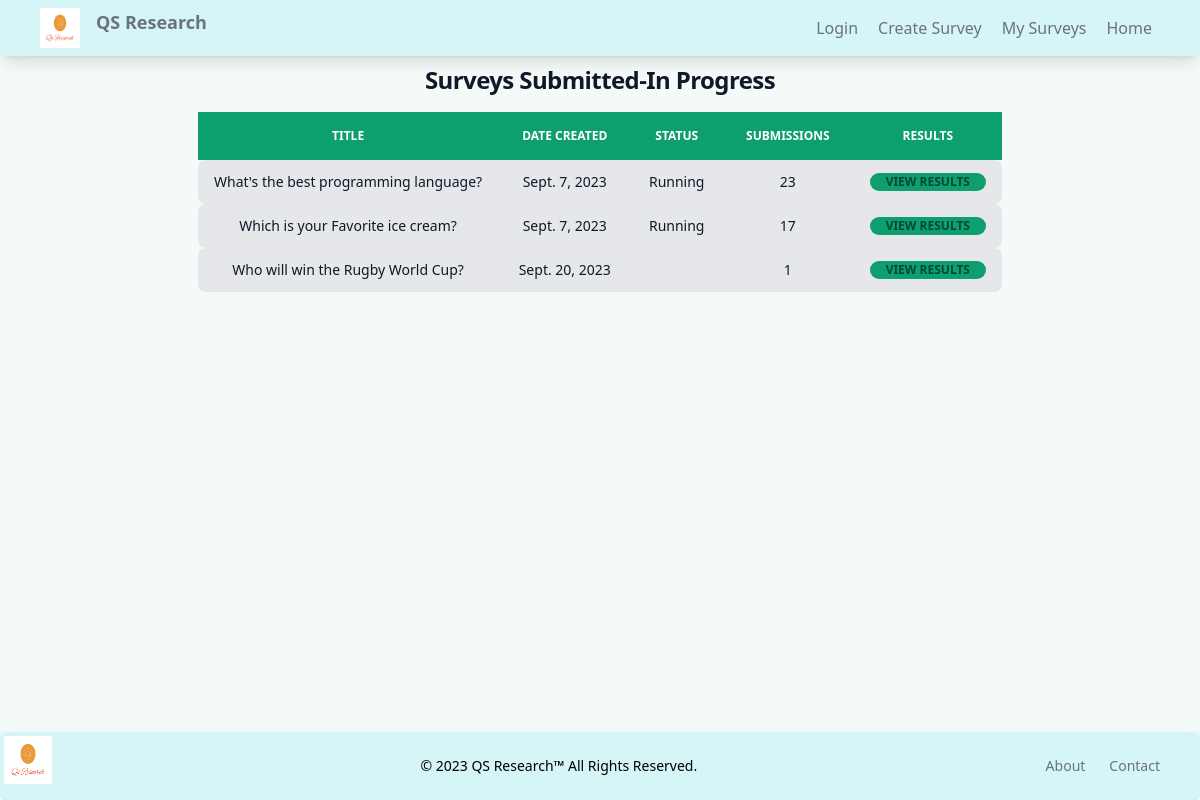
Before: /submissions/ with the older database file.
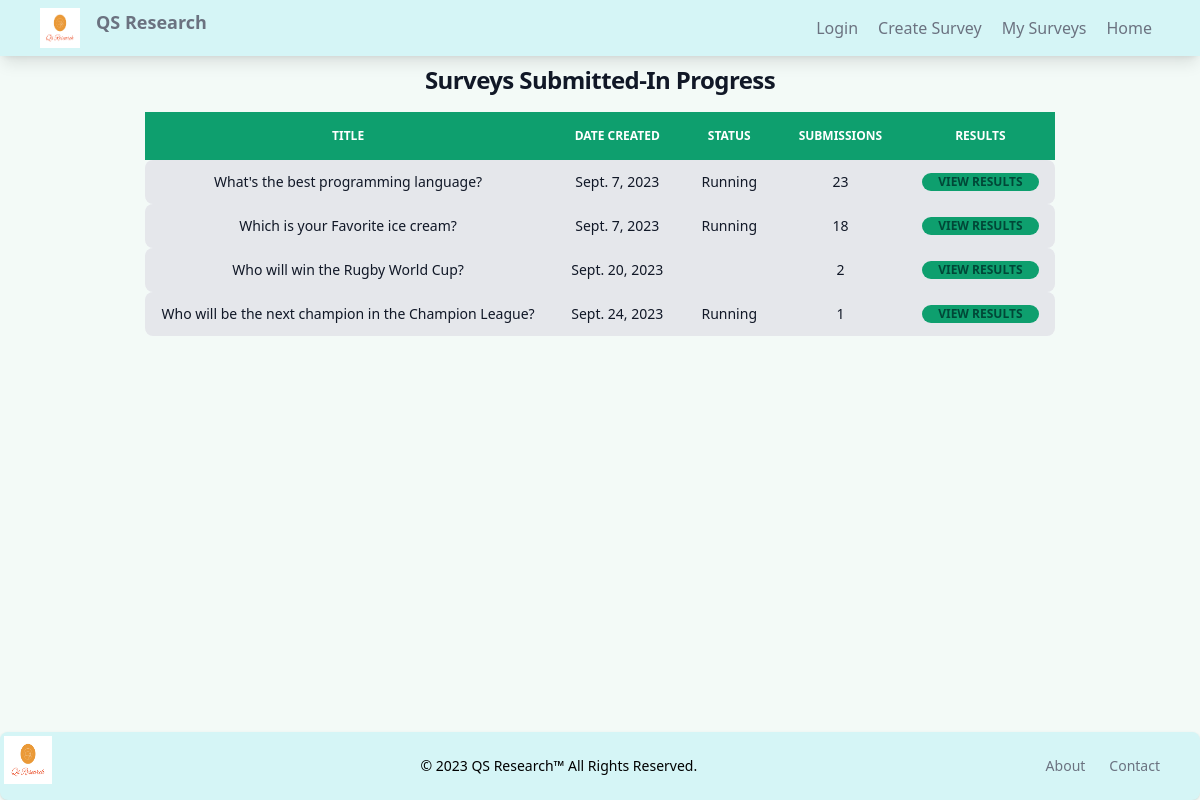
After: the same page with the newer database file.
### surveyapp/models.py (models this page shows, shortened)
class Survey(models.Model):
    STATUSES = [
        ('Pending', 'Pending'),
        ('Running', 'Running'),
        ('Finished', 'Finished')
    ]
    id = models.IntegerField(primary_key=True)
    date = models.DateField()
    topic = models.CharField(max_length=50, default='hola')
    question = models.CharField(max_length=200)
    creator = models.CharField(max_length=100)
    submissions = models.IntegerField(default=0)
    status = models.CharField(max_length=15, choices=STATUSES, default='Pending')

### surveyapp/views.py (the view)
# urls.py: path('submissions/', views.Submissions, name='submissions'),
def Submissions(request):
    polls = Survey.objects.all().values()
    print('result is', polls)
    context = {'polls': polls}
    return render(request, 'surveys/submissions.html', context)

### surveyapp/templates/surveys/submissions.html (shortened to what the changed rows need)
{% extends 'surveys/base.html' %}
  {% load static %}
{% load tailwind_tags %}  -->
{% block content %}
<h1 class="mb-4 text-center mt-2 text-2xl font-extrabold leading-none tracking-tight text-gray-900 md:text-2xl lg:text-2xl dark:text-white">Surveys Submitted-In Progress</h1>
<table class="mx-auto py-2 text-sm text-left text-gray-500 dark:text-gray-400">
  <thead class="text-xs text-gray-700 uppercase bg-green-500 text-white first:rounded-tl-lg first:rounded-bl-lg last:rounded-tr-lg last:rounded-br-lg">
      <tr>
        <th scope="col" class="p-4 text-center">Title</th>
        <th scope="col" class="px-6 py-3 text-center">Date Created</th>
        <th scope="col" class="px-6 py-3 text-center">Status</th>
        <th scope="col" class="px-6 py-3 text-center">Submissions</th>
        <th scope="col" class="px-6 py-3 text-center">Results</th>
      </tr>
    </thead>
    <tbody>
        {% for poll in polls %}
      <tr class="bg-slate-50 border-spacing">
        <td class="px-4 py-3 text-center text-gray-900 bg-gray-200 first:rounded-tl-lg first:rounded-bl-lg last:rounded-tr-lg last:rounded-br-lg">{{poll.question}}</td>
        <td class="px-4 py-3 text-center text-gray-900 bg-gray-200 first:rounded-tl-lg first:rounded-bl-lg last:rounded-tr-lg last:rounded-br-lg">{{poll.date}}</td>
        <td class="px-4 py-3 text-center text-gray-900 bg-gray-200 first:rounded-tl-lg first:rounded-bl-lg last:rounded-tr-lg last:rounded-br-lg">{{poll.status}}</td>
        <td class="px-4 py-3 text-center text-gray-900 bg-gray-200 first:rounded-tl-lg first:rounded-bl-lg last:rounded-tr-lg last:rounded-br-lg">{{poll.submissions}}</td>
         <td class="px-4 py-3 text-gray-900 bg-gray-200 first:rounded-tl-lg first:rounded-bl-lg last:rounded-tr-lg last:rounded-br-lg">  <button class="float-right rounded-full bg-green-500 px-4 py-px text-xs font-semibold uppercase text-green-900 antialiased" onclick="displayResults( '{{  poll.id }}' )">View Results</button></td>
      </tr>
      {% endfor %}
    </tbody>
  </table>
{% endblock content %}

Changed rows visible on the page:
changed Survey "Which is your Favorite ice cream?": submissions "17" → "18"
changed Survey "Who will win the Rugby World Cup?": submissions "1" → "2"
added Survey: question "Who will be the next champion in the Champion League?", date "Sept. 24, 2023", status "Running", submissions "1"
